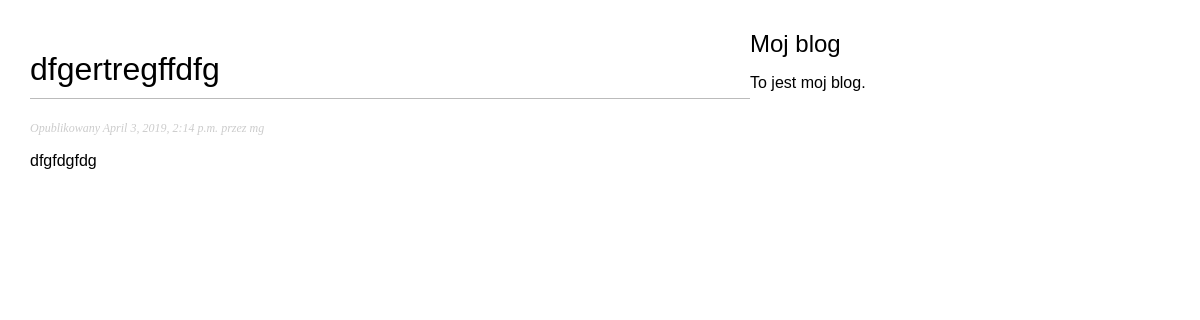
Screenshot of /blog/2019/04/03/dsfgdfg/ with the database file from the repository.
### blog/models.py (models this page shows, shortened)
class Post(models.Model):
    STATUS_CHOICES = (
        ('draft', 'Roboczy'),
        ('published', 'Opublikowany'),
    )
    title = models.CharField(max_length=250)
    slug = models.SlugField(max_length=250, unique_for_date='publish')
    author = models.ForeignKey(User, related_name='blog_posts', on_delete=models.CASCADE)
    body = models.TextField()
    publish = models.DateTimeField(default=timezone.now)
    created = models.DateTimeField(auto_now_add=True)
    updated = models.DateTimeField(auto_now=True)
    status = models.CharField(max_length=10, choices=STATUS_CHOICES, default='draft')
    objects = models.Manager()
    published = PublishedManager()
    class Meta:
        ordering = ('-publish',)

### blog/views.py (the view)
def post_detail(request, year, month, day, post):
    post = get_object_or_404(Post, slug=post,
                                   status='published',
                                   publish__year=year,
                                   publish__month=month,
                                   publish__day=day)
    return render(request, 'blog/post/detail.html', {'post': post})

### blog/templates/blog/post/detail.html (shortened to what this page needs)
{% extends "blog/base.html" %}
{% block content %}
    <h1>{{ post.title }}</h1>
    <p class="date">
        Opublikowany {{ post.publish }} przez {{ post.author }}
    </p>
    {{ post.body|linebreaks }}
    {% endblock %}

### blog/static/css/blog.css (style rules this page uses)
body { margin:0; padding:0; font-family:helvetica, sans-serif; }
h1 { font-weight:normal; border-bottom:1px solid #bbb; padding:0 0 10px 0; }
p.date { color:#ccc; font-family: georgia, serif; font-size: 12px; font-style: italic; }

### rows the page displays
Post: title "dfgertregffdfg", publish "April 3, 2019, 2:14 p.m.", author "mg", body "dfgfdgfdg"
